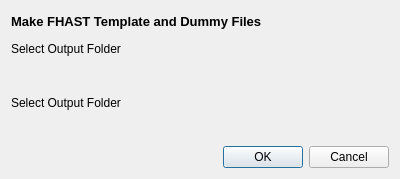
<?xml version="1.0" encoding="UTF-8"?>
<ui version="4.0">
 <class>RunFHASTSimulationDialogBase</class>
 <widget class="QDialog" name="RunFHASTSimulationDialogBase">
  <property name="geometry">
   <rect>
    <x>0</x>
    <y>0</y>
    <width>400</width>
    <height>179</height>
   </rect>
  </property>
  <property name="windowTitle">
   <string>FHAST Simulation Runner</string>
  </property>
  <layout class="QGridLayout" name="gridLayout">
   <item row="0" column="0">
    <widget class="QLabel" name="label_2">
     <property name="font">
      <font>
       <pointsize>10</pointsize>
       <weight>75</weight>
       <bold>true</bold>
      </font>
     </property>
     <property name="text">
      <string>Make FHAST Template and Dummy Files</string>
     </property>
    </widget>
   </item>
   <item row="1" column="0">
    <widget class="QLabel" name="label_3">
     <property name="toolTip">
      <string>Select the CRS you want the shape fiels to be in.</string>
     </property>
     <property name="text">
      <string>Select Output Folder</string>
     </property>
    </widget>
   </item>
   <item row="2" column="0">
    <widget class="QgsProjectionSelectionWidget" name="projection_input"/>
   </item>
   <item row="3" column="0">
    <widget class="QLabel" name="label">
     <property name="toolTip">
      <string>Select the folder in which to create the dummy files.</string>
     </property>
     <property name="text">
      <string>Select Output Folder</string>
     </property>
    </widget>
   </item>
   <item row="4" column="0">
    <widget class="QgsFileWidget" name="output_folder">
     <property name="cursor">
      <cursorShape>ArrowCursor</cursorShape>
     </property>
     <property name="storageMode">
      <enum>QgsFileWidget::GetDirectory</enum>
     </property>
    </widget>
   </item>
   <item row="5" column="0">
    <widget class="QDialogButtonBox" name="button_box">
     <property name="toolTip">
      <string/>
     </property>
     <property name="toolTipDuration">
      <number>-1</number>
     </property>
     <property name="orientation">
      <enum>Qt::Horizontal</enum>
     </property>
     <property name="standardButtons">
      <set>QDialogButtonBox::Cancel|QDialogButtonBox::Ok</set>
     </property>
     <property name="centerButtons">
      <bool>false</bool>
     </property>
    </widget>
   </item>
  </layout>
 </widget>
 <customwidgets>
  <customwidget>
   <class>QgsFileWidget</class>
   <extends>QWidget</extends>
   <header>qgsfilewidget.h</header>
  </customwidget>
  <customwidget>
   <class>QgsProjectionSelectionWidget</class>
   <extends>QWidget</extends>
   <header>qgsprojectionselectionwidget.h</header>
  </customwidget>
 </customwidgets>
 <resources/>
 <connections>
  <connection>
   <sender>button_box</sender>
   <signal>accepted()</signal>
   <receiver>RunFHASTSimulationDialogBase</receiver>
   <slot>accept()</slot>
   <hints>
    <hint type="sourcelabel">
     <x>20</x>
     <y>20</y>
    </hint>
    <hint type="destinationlabel">
     <x>20</x>
     <y>20</y>
    </hint>
   </hints>
  </connection>
  <connection>
   <sender>button_box</sender>
   <signal>rejected()</signal>
   <receiver>RunFHASTSimulationDialogBase</receiver>
   <slot>reject()</slot>
   <hints>
    <hint type="sourcelabel">
     <x>20</x>
     <y>20</y>
    </hint>
    <hint type="destinationlabel">
     <x>20</x>
     <y>20</y>
    </hint>
   </hints>
  </connection>
 </connections>
</ui>
